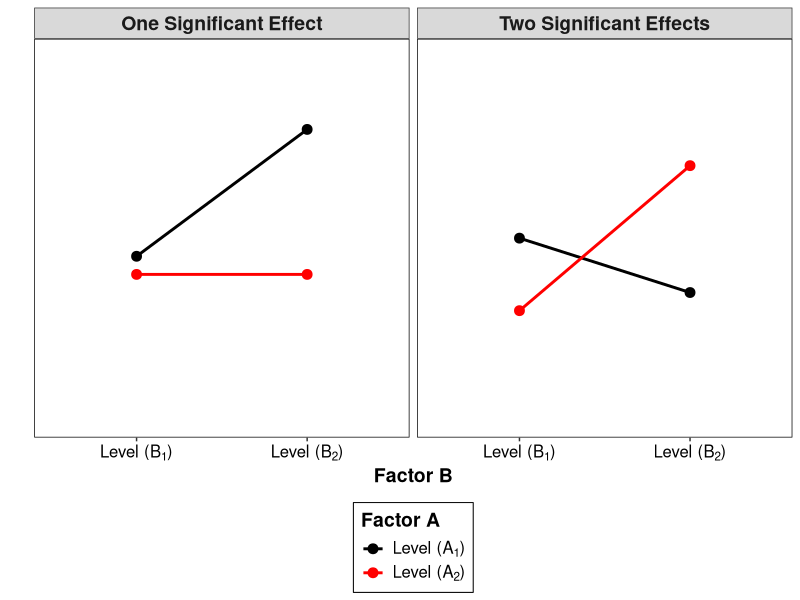
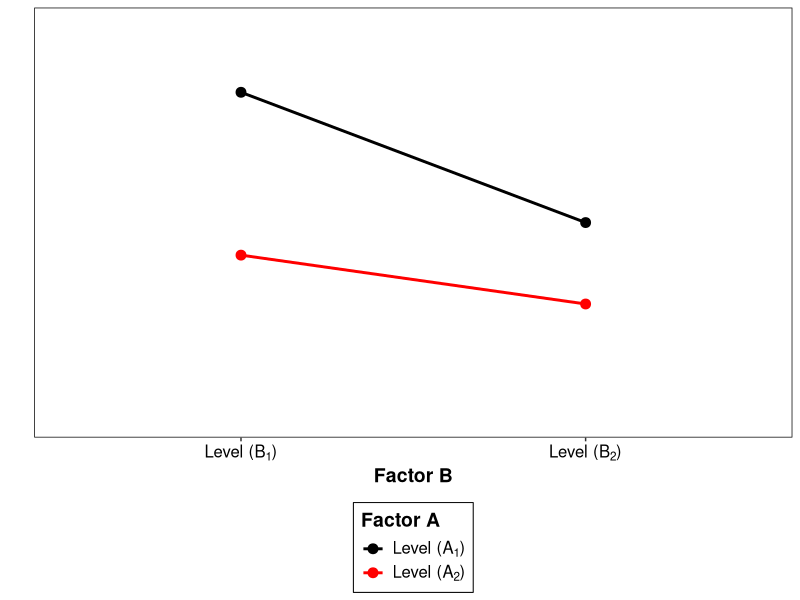
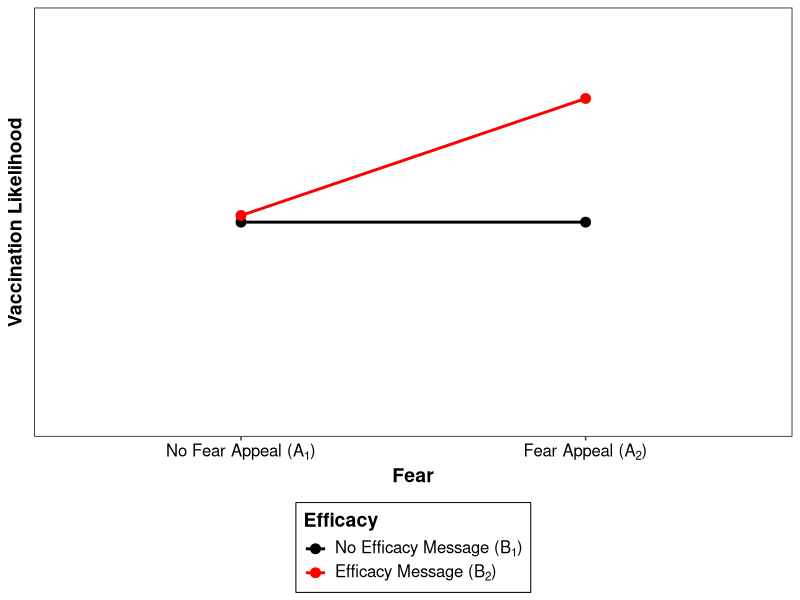
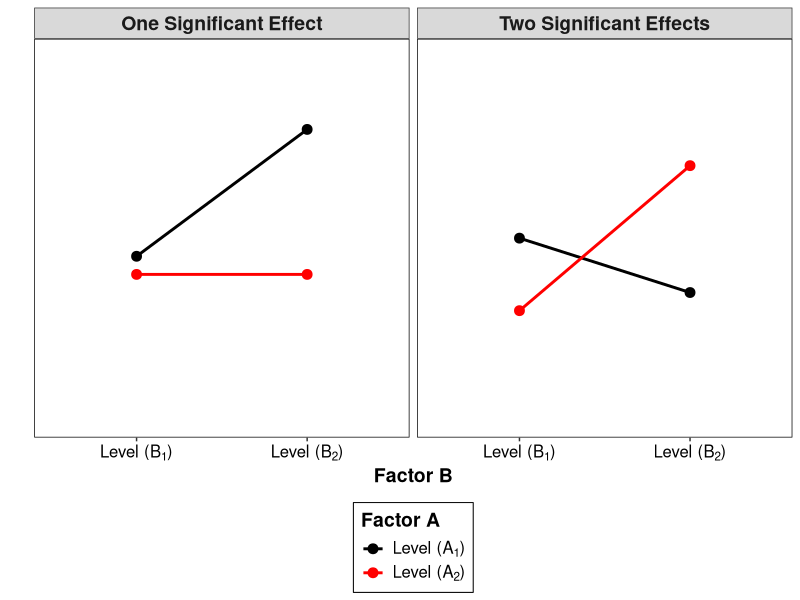
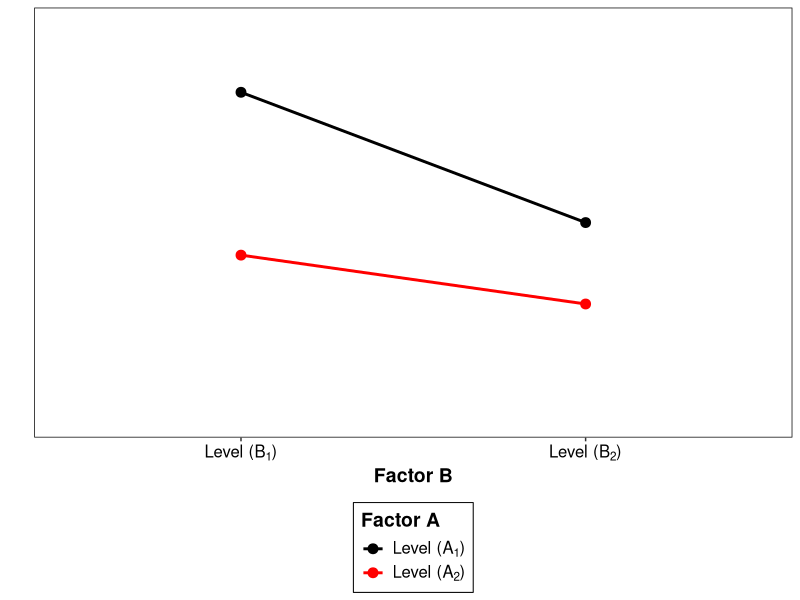
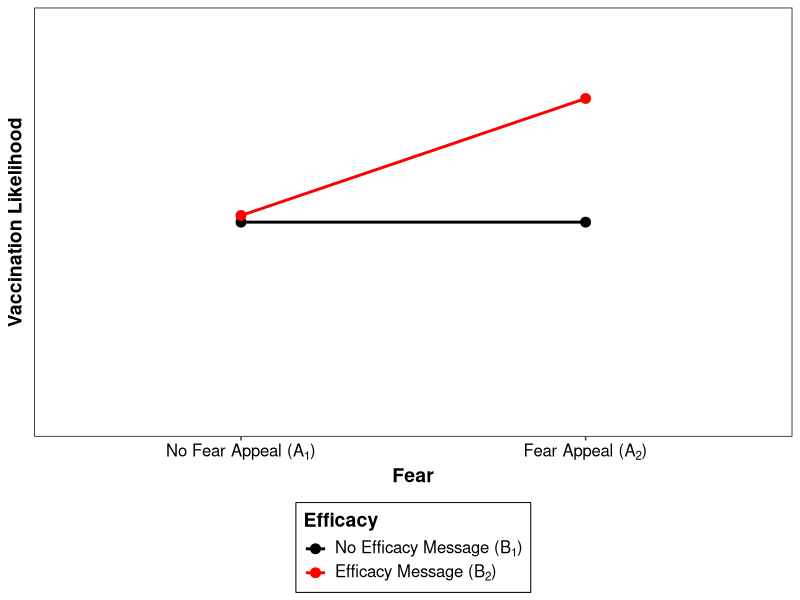

The R source for these figures, in order:

##########################################
#                                        #
# INTERACTION PLOTS FOR LECTURE 7 SLIDES #
#                                        #
##########################################


################
# Dependencies #
################

library(tidyverse)
library(ggplot2)


#######################################
# ILLUSTRATION OF SIMPLE MAIN EFFECTS #
#######################################

simple_main_effects = tibble(
  Effect = c("One Significant Effect","One Significant Effect",
             "One Significant Effect","One Significant Effect",
             "Two Significant Effects","Two Significant Effects",
             "Two Significant Effects","Two Significant Effects"),
  A     = c("Level A1","Level A1","Level A2","Level A2","Level A1","Level A1","Level A2","Level A2"),  
  B     = c("Level B1","Level B2","Level B1","Level B2","Level B1","Level B2","Level B1","Level B2"),
  Mean  = c(4.5,8,4,4, 5,3.5,3,7)
)

ggplot(data = simple_main_effects, mapping = aes(x = B, y = Mean, group = A)) +
  geom_line(size = 1, aes(color = A)) +
  geom_point(size = 3, aes(color = A)) +
  scale_x_discrete(labels = c(expression(paste("Level (", B[1],")")), 
      expression(paste("Level (", B[2],")")))) +
  scale_color_manual(values=c("#000000", "#ff0000"), labels = c(expression(paste("Level (", A[1],")")), 
      expression(paste("Level (", A[2],")")))) +
  facet_wrap(~Effect, nrow = 1) +
  ylim(0,10) +
  labs(x = "Factor B", y = "", color = "Factor A") +
  theme_bw() +
  theme(strip.text            = element_text(size = 14, face = "bold"),
        panel.grid.major      = element_blank(),
        panel.grid.minor      = element_blank(),
        panel.background      = element_blank(),
        panel.border          = element_rect(colour = "black", fill=NA),
        axis.line             = element_blank(),
        axis.title.x          = element_text(size = 14, face = "bold"),
        axis.text.x           = element_text(size = 12, color = "black"),
        axis.text.y           = element_blank(),
        axis.title.y          = element_text(size = 14, face = "bold"),
        axis.ticks.y          = element_blank(),
        legend.title          = element_text(size = 14, face = "bold"),
        legend.background     = element_blank(),
        legend.box.background = element_rect(colour = "black"),
        legend.text           = element_text(size = 12),
        legend.position       = "bottom",
        legend.direction      = "vertical"
  ) 
ggsave("Figure1.pdf", width = 8, height = 6)


#######################################
# ALL SIMPLE MAIN EFFECTS SIGNIFICANT #
#######################################

all_effects_sig = tibble(
  A     = c("Level A1","Level A1","Level A2","Level A2"),  
  B     = c("Level B1","Level B2","Level B1","Level B2"),
  Mean  = c(10,6,5,3.5)
)

ggplot(data = all_effects_sig, mapping = aes(x = B, y = Mean, group = A)) +
  geom_line(size = 1, aes(color = A)) +
  geom_point(size = 3, aes(color = A)) +
  scale_x_discrete(labels = c(expression(paste("Level (", B[1],")")), 
    expression(paste("Level (", B[2],")")))) +
  scale_color_manual(values=c("#000000", "#ff0000"), labels = c(expression(paste("Level (", A[1],")")), 
    expression(paste("Level (", A[2],")")))) +
  ylim(0,12) +
  labs(x = "Factor B", y = "", color = "Factor A") +
  theme_bw() +
  theme(panel.grid.major      = element_blank(),
        panel.grid.minor      = element_blank(),
        panel.background      = element_blank(),
        panel.border          = element_rect(colour = "black", fill=NA),
        axis.line             = element_blank(),
        axis.title.x          = element_text(size = 14, face = "bold"),
        axis.text.x           = element_text(size = 12, color = "black"),
        axis.text.y           = element_blank(),
        axis.title.y          = element_text(size = 14, face = "bold"),
        axis.ticks.y          = element_blank(),
        legend.title          = element_text(size = 14, face = "bold"),
        legend.background     = element_blank(),
        legend.box.background = element_rect(colour = "black"),
        legend.text           = element_text(size = 12),
        legend.position       = "bottom",
        legend.direction      = "vertical"
  )
ggsave("Figure2.pdf", width = 5, height = 6)


#################################
# HYPOTHETICAL DATA FOR EXAMPLE #
#################################

covid_data = tibble(
  Fear = c("No Fear Appeal","No Fear Appeal","Fear Appeal","Fear Appeal"),  
  Efficacy  = c("No Efficacy Message","Efficacy Message","No Efficacy Message","Efficacy Message"),
  Mean  = c(5,5.17,5,8.17)
)
covid_data$Fear <- factor(covid_data$Fear, levels = c("No Fear Appeal","Fear Appeal"))
covid_data$Efficacy <- factor(covid_data$Efficacy, levels = c("No Efficacy Message","Efficacy Message"))

ggplot(data = covid_data, mapping = aes(x = Fear, y = Mean, group = Efficacy)) +
  geom_line(size = 1, aes(color = Efficacy)) +
  geom_point(size = 3, aes(color = Efficacy)) +
  scale_x_discrete(labels = c(expression(paste("No Fear Appeal (", A[1],")")), 
                              expression(paste("Fear Appeal (", A[2],")")))) +
  scale_color_manual(values=c("#000000", "#ff0000"), labels = c(expression(paste("No Efficacy Message (", B[1],")")), 
                                                                expression(paste("Efficacy Message (", B[2],")")))) +
  ylim(0,10) +
  labs(x = "Fear", y = "Vaccination Likelihood") +
  theme_bw() +
  theme(panel.grid.major      = element_blank(),
        panel.grid.minor      = element_blank(),
        panel.background      = element_blank(),
        panel.border          = element_rect(colour = "black", fill=NA),
        axis.line             = element_blank(),
        axis.title.x          = element_text(size = 14, face = "bold"),
        axis.text.x           = element_text(size = 12, face = "bold", color = "black"),
        axis.text.y           = element_blank(),
        axis.title.y          = element_text(size = 14, face = "bold"),
        axis.ticks.y          = element_blank(),
        legend.title          = element_text(size = 14, face = "bold"),
        legend.background     = element_blank(),
        legend.box.background = element_rect(colour = "black"),
        legend.text           = element_text(size = 12),
        legend.position       = "bottom",
        legend.direction      = "vertical"
  ) 
ggsave("Figure3.pdf", width = 5, height = 6)

